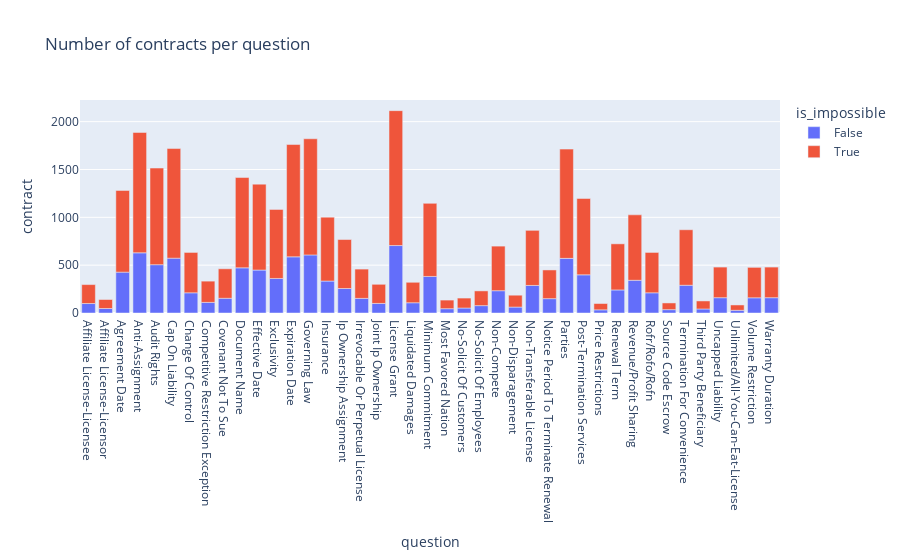

Notebook code cell kept with this figure:
### Code cell
px.bar(df_g, x='question', y='contract', color='is_impossible', title='Number of contracts per question')

### Figure 1 — Plotly figure (JSON) as saved in the notebook; plotly's stock layout.template omitted (floating-point values rounded to 4 significant figures)
{"data": [{"alignmentgroup": "True", "hovertemplate": "is_impossible=False<br>question=%{x}<br>contract=%{y}<extra></extra>", "legendgroup": "False", "marker": {"color": "#636efa", "pattern": {"shape": ""}}, "name": "False", "offsetgroup": "False", "orientation": "v", "showlegend": true, "textposition": "auto", "type": "bar", "x": ["Affiliate License-Licensee", "Affiliate License-Licensor", "Agreement Date", "Anti-Assignment", "Audit Rights", "Cap On Liability", "Change Of Control", "Competitive Restriction Exception", "Covenant Not To Sue", "Document Name", "Effective Date", "Exclusivity", "Expiration Date", "Governing Law", "Insurance", "Ip Ownership Assignment", "Irrevocable Or Perpetual License", "Joint Ip Ownership", "License Grant", "Liquidated Damages", "Minimum Commitment", "Most Favored Nation", "No-Solicit Of Customers", "No-Solicit Of Employees", "Non-Compete", "Non-Disparagement", "Non-Transferable License", "Notice Period To Terminate Renewal", "Parties", "Post-Termination Services", "Price Restrictions", "Renewal Term", "Revenue/Profit Sharing", "Rofr/Rofo/Rofn", "Source Code Escrow", "Termination For Convenience", "Third Party Beneficiary", "Uncapped Liability", "Unlimited/All-You-Can-Eat-License", "Volume Restriction", "Warranty Duration"], "xaxis": "x", "y": [99, 47, 427, 629, 505, 573, 211, 111, 154, 472, 449, 361, 587, 607, 334, 256, 153, 100, 705, 107, 382, 45, 52, 77, 233, 62, 288, 150, 571, 399, 33, 241, 342, 211, 35, 290, 42, 160, 28, 159, 160], "yaxis": "y"}, {"alignmentgroup": "True", "hovertemplate": "is_impossible=True<br>question=%{x}<br>contract=%{y}<extra></extra>", "legendgroup": "True", "marker": {"color": "#EF553B", "pattern": {"shape": ""}}, "name": "True", "offsetgroup": "True", "orientation": "v", "showlegend": true, "textposition": "auto", "type": "bar", "x": ["Affiliate License-Licensee", "Affiliate License-Licensor", "Agreement Date", "Anti-Assignment", "Audit Rights", "Cap On Liability", "Change Of Control", "Competitive Restriction Exception", "Covenant Not To Sue", "Document Name", "Effective Date", "Exclusivity", "Expiration Date", "Governing Law", "Insurance", "Ip Ownership Assignment", "Irrevocable Or Perpetual License", "Joint Ip Ownership", "License Grant", "Liquidated Damages", "Minimum Commitment", "Most Favored Nation", "No-Solicit Of Customers", "No-Solicit Of Employees", "Non-Compete", "Non-Disparagement", "Non-Transferable License", "Notice Period To Terminate Renewal", "Parties", "Post-Termination Services", "Price Restrictions", "Renewal Term", "Revenue/Profit Sharing", "Rofr/Rofo/Rofn", "Source Code Escrow", "Termination For Convenience", "Third Party Beneficiary", "Uncapped Liability", "Unlimited/All-You-Can-Eat-License", "Volume Restriction", "Warranty Duration"], "xaxis": "x", "y": [198, 94, 854, 1258, 1010, 1146, 422, 222, 308, 944, 898, 722, 1174, 1214, 668, 512, 306, 200, 1410, 214, 764, 90, 104, 154, 466, 124, 576, 300, 1142, 798, 66, 482, 684, 422, 70, 580, 84, 320, 56, 318, 320], "yaxis": "y"}], "layout": {"autosize": true, "barmode": "relative", "legend": {"title": {"text": "is_impossible"}, "tracegroupgap": 0}, "title": {"text": "Number of contracts per question"}, "xaxis": {"anchor": "y", "autorange": true, "domain": [0, 1], "range": [-0.5, 40.5], "title": {"text": "question"}, "type": "category"}, "yaxis": {"anchor": "x", "autorange": true, "domain": [0, 1], "range": [0, 2226.0], "title": {"text": "contract"}, "type": "linear"}}}
